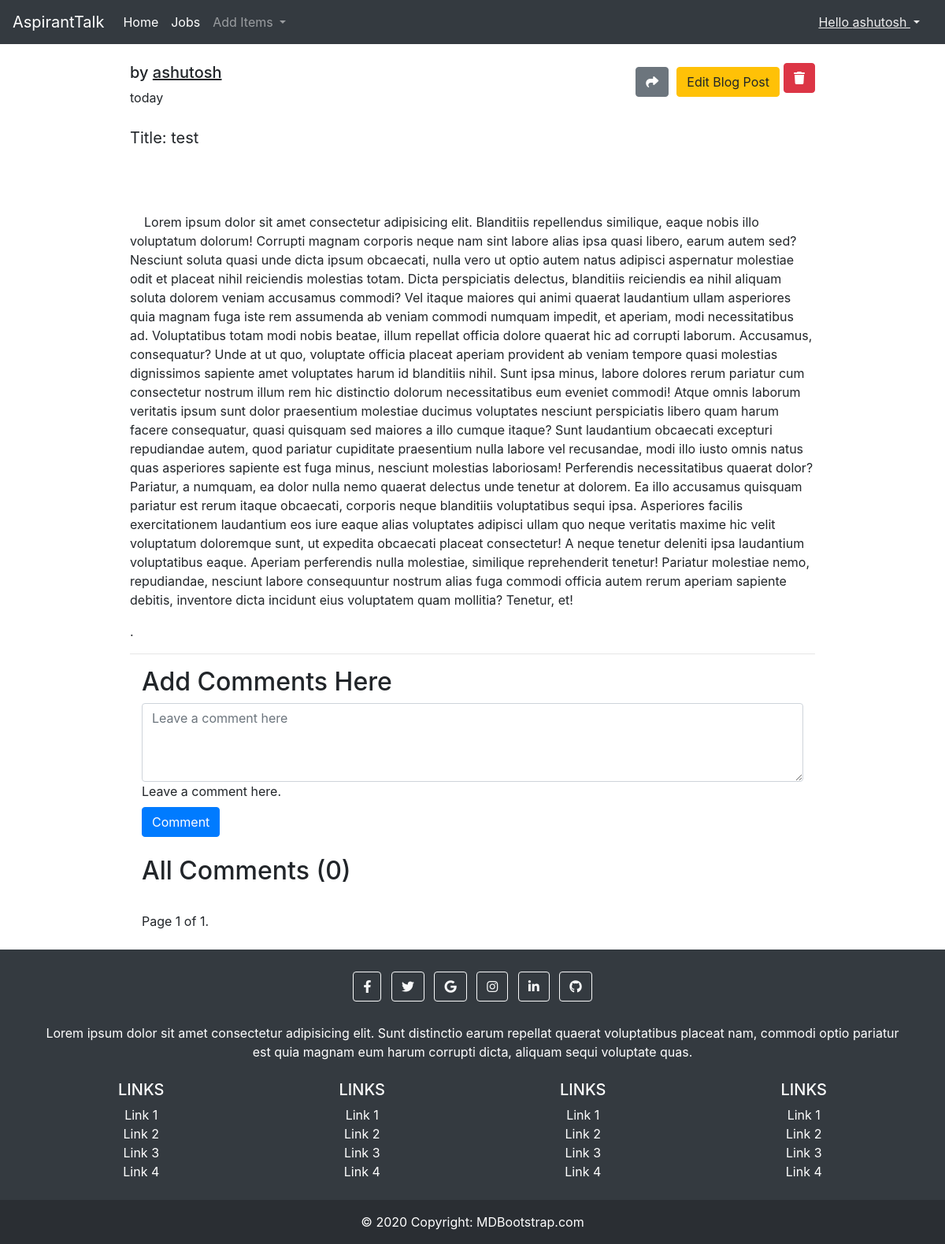
The page /blog/test/ (signed in) on the database its author committed.
### home/models.py (models this page shows, shortened)
class Blog(models.Model):
    author = models.ForeignKey(User,on_delete= models.CASCADE)
    slug = models.SlugField(unique=True,null=False,blank=False)
    title = models.CharField(max_length=200,blank=False,null=False)
    category = models.ForeignKey(Sub_category,on_delete=models.CASCADE)
    content = RichTextUploadingField()
    Thumbnail = models.ImageField(upload_to="Thumbnails", blank=True, null=True)
    upload_date = models.DateTimeField(auto_now_add=True)

### home/views.py (the view, shortened to what this page needs)
# urls.py: path('blog/<slug:slug>/', views.BlogDetailView.as_view()),
class BlogDetailView(DetailView):
    model = Blog
    def get(self, request, *args, **kwargs):
        data = Blog.objects.get(slug=kwargs['slug'])
        posts = Comment.objects.filter(blog_id__slug = kwargs['slug']).order_by('-comment_date')
        counts = Comment.objects.filter(blog_id__slug = kwargs['slug']).count()
        paginator = Paginator(posts, 7) # Show 25 contacts per page.
        page_number = request.GET.get('page')
        posts = paginator.get_page(page_number)
        context = {'data': data,'posts':posts,'counts':counts}
        return render(request, 'DetailedBlog.html',context)

### home/templates/DetailedBlog.html (shortened to what this page needs)
{% extends 'base.html' %}
{% block body %}
{% load humanize %}
<div class="container w-75 my-4">
      <div class="media">
            <div class="media-body">
                  <h5 class="mt-0">by <u>{{data.author}}</u>
                        {% if user.is_authenticated %}
                        {% if user.id == data.author.id %}
                        {% if user.is_superuser %} <small><a href="/delete_blog_post/{{data.slug}}" style="float:right;"class="btn btn-danger"><i class="fa fa-trash"></i></a></small>
                        {% elif user.id == data.author.id %}
                        <small>
                              <a href="/delete_blog_post/{{data.slug}}" style="float:right; margin: 5px;"class="btn btn-danger"><i class="fa fa-trash"></i></a>
                        </small>
                        {% endif %}
                        <small><a href="/edit_blog_post/{{data.slug}}/"  style="float:right; margin: 5px;" class="edit btn btn-warning">Edit Blog Post</a></small>
                        {% endif %}
                        {% endif %}
                        <small>
                              <button class ="btn btn-secondary"  style="float:right; margin: 5px;"  data-toggle="modal" data-target="#exampleModal">
                                    <i class="fas fa-share"></i>
                                  </button>
                        </small>
                </h5>
                  {{data.upload_date | naturalday}}
            </div>
      </div>
      <br>
      <p style="font-size: 20px;">Title: {{data.title}}</p>
      <br>
      <br>
      <p>{{data.content | safe }}.</p>
      <hr>
    {% include 'comments.html' %}
{% endblock body %}

### home/templates/navbar.html (shortened to what this page needs)
<nav class="navbar navbar-expand navbar-dark bg-dark">
    <a class="navbar-brand" href="/">AspirantTalk</a>
    <div class="navbar-collapse" id="navbarSupportedContent">
      <ul class="navbar-nav mr-auto">
        <li class="nav-item active">
          <a class="nav-link" href="/">Home </a>
        </li>
          <li class="nav-item active">
            <a class="nav-link" href="/">Jobs<span class="sr-only">(current)</span></a>
          </li>
        {% if user.is_authenticated %}
        <li class="nav-item dropdown">
          <a class="nav-link dropdown-toggle" href="#" id="navbarDropdown" role="button" data-toggle="dropdown" aria-haspopup="true" aria-expanded="false">
            Add Items
          </a>
        </li>
        {% endif %}
      </ul>
      {% if user.is_authenticated %}
      <li class="nav-link dropdown">
        <a class="nav-button dropdown-toggle" href="/" style="color: #efefef; text-decoration:revert;" id="navbarDropdown" role="button" data-toggle="dropdown" aria-haspopup="true" aria-expanded="false">
          Hello {{ request.user }}
        </a>
      </li>
      {% else %}
      <a class="nav-button" style="color: #efefef;" href="/login/">Login<span class="sr-only">(current)</span></a>
      {% endif %}
    </div>
  </nav>

### rows shown on the page
Blog: author "ashutosh", upload_date "today", title "test", content "Lorem ipsum dolor sit amet consectetur adipisicing elit. Blanditiis repellendus similique, eaque nobis illo voluptatum dolorum! Corrupti magnam corporis neque nam sint labore alias ipsa quasi libero, earum autem sed? Nesciunt soluta quasi unde dicta ipsum obcaecati, nulla vero ut optio autem natus adipisci aspernatur molestiae odit et placeat nihil reiciendis molestias totam. Dicta perspiciatis delectus, blanditiis reiciendis ea nihil aliquam soluta dolorem veniam accusamus commodi? Vel itaque maiores qui animi quaerat laudantium ullam asperiores quia magnam fuga iste rem assumenda ab veniam commodi numquam impedit, et aperiam, modi necessitatibus ad. Voluptatibus totam modi nobis beatae,…"

### other values the page prints
{{ request.user }} "ashutosh"
{{ counts }} "0"
{{ posts.number }} "1"
{{ posts.paginator.num_pages }} "1"
